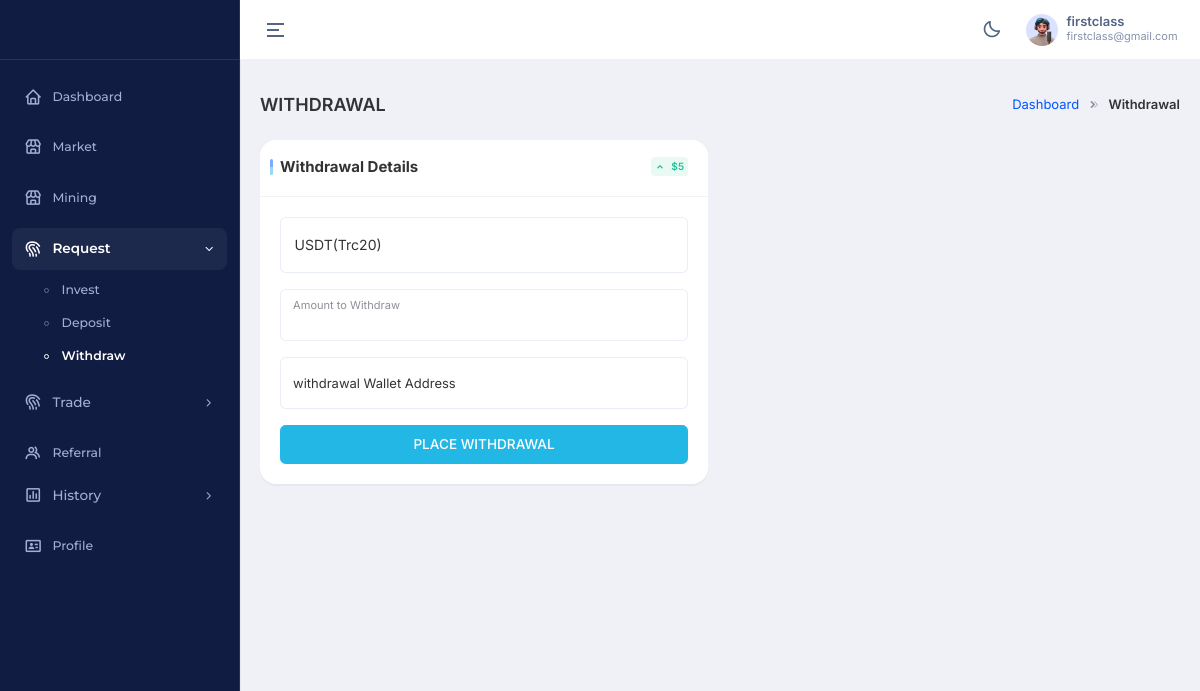
The page /app/withTwo.php (signed in) on the database as committed earlier.
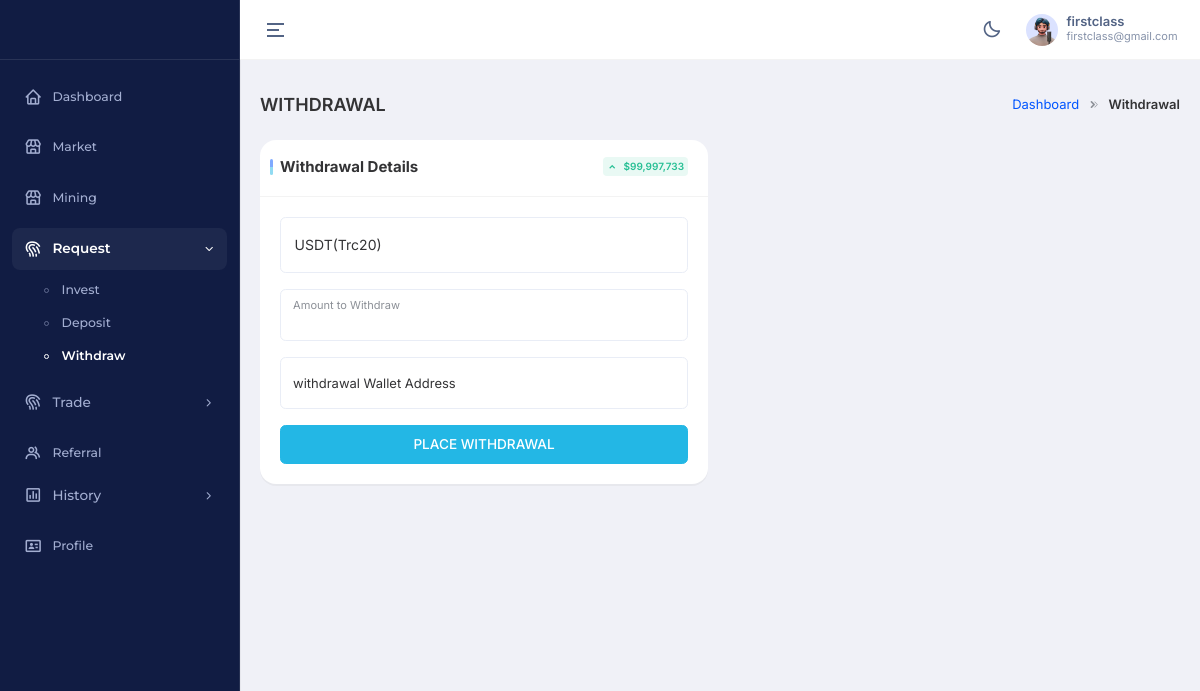
The same page on the database as committed later.
### tables this page shows
CREATE TABLE `users` (
  `id` int(11) NOT NULL,
  `user` varchar(100) NOT NULL,
  `name` varchar(100) NOT NULL,
  `email` varchar(100) NOT NULL,
  `phone` varchar(100) NOT NULL,
  `profile_image` varchar(300) NOT NULL,
  `password` varchar(100) NOT NULL,
  `country` varchar(100) NOT NULL,
  `wallet` varchar(100) NOT NULL,
  `ref_wallet` varchar(100) NOT NULL,
  `gain_wallet` varchar(100) NOT NULL,
  `total_deposit` float NOT NULL,
  `total_withdrawal` float NOT NULL,
  `trading_commission` int(11) NOT NULL,
  `pending_investment` int(11) NOT NULL,
  `referral_balance` int(11) NOT NULL,
  `referral` int(11) NOT NULL,
  `account_warning` enum('no','yes') NOT NULL,
  `restriction` enum('no','yes') NOT NULL,
  `promo_won` varchar(100) NOT NULL,
  `ref_id` varchar(100) NOT NULL,
  `referree` varchar(100) NOT NULL,
  `date_registered` varchar(100) NOT NULL,
  `paid_ref` varchar(11) NOT NULL,
  `dn_with` int(11) NOT NULL,
  `status` varchar(11) NOT NULL,
  `kycstatus` enum('null','pending','declined','approved') NOT NULL,
  `copy_balance` varchar(255) NOT NULL DEFAULT '0',
  `copy_expert` int(11) NOT NULL,
  `btc` varchar(255) NOT NULL DEFAULT '0',
  `gold` varchar(255) NOT NULL DEFAULT '0'
);

### app/controllers/userDetails.php (called while the page is built)
<?php
    $id =  $_SESSION['id'];
    $fetchUser = mysqli_query($connection, "SELECT * FROM `users` WHERE `id` = '$id'");
    $userDetails = mysqli_fetch_assoc($fetchUser);
?>

### app/withTwo.php (the view, shortened to what the changed rows need)
<?php
include('../server/connection.php');
include('controllers/userDetails.php');
?>
<!DOCTYPE html>
<html lang="en" dir="ltr" data-nav-layout="vertical" data-theme-mode="light" data-header-styles="light" data-menu-styles="dark" data-toggled="close">
<head>
    <link id="style" href="./assets/libs/bootstrap/css/bootstrap.min.css" rel="stylesheet" />
    <link href="./assets/css/styles.min.css" rel="stylesheet" />
    <link href="./assets/css/icons.css" rel="stylesheet" />
    <link href="./assets/libs/node-waves/waves.min.css" rel="stylesheet" />
    <link href="./assets/libs/simplebar/simplebar.min.css" rel="stylesheet" />
    <link rel="stylesheet" href="./assets/libs/flatpickr/flatpickr.min.css" />
    <link rel="stylesheet" href="./assets/libs/@simonwep/pickr/themes/nano.min.css" />
    <link rel="stylesheet" href="./assets/libs/choices.js/public/assets/styles/choices.min.css" />
</head>
<body>
    <div class="page">
        <?php include('./includes/header.php') ?>
        <div class="main-content app-content">
            <div class="container-fluid">
                <div class="d-md-flex d-block align-items-center justify-content-between my-4 page-header-breadcrumb">
                    <h1 class="page-title fw-semibold fs-18 mb-0">WITHDRAWAL</h1>
                </div>
                <div class="row">
                    <div class="col-xl-6">
                        <div class="card custom-card">
                            <div class="card-header justify-content-between">
                                <div>
                                    <div class="mb-1">
                                        <span class="fs-10 badge bg-success-transparent text-success p-1 ms-2">
                                            <i class="ri-arrow-up-s-line align-middle me-1"></i>
                                            $<?php echo number_format($userDetails['wallet']) ?>
                                        </span>
                                    </div>
                                </div>
                            </div>
                        </div>
                    </div>
                </div>
            </div>
        </div>
    </div>
</body>
</html>

### app/includes/header.php (shortened to what the changed rows need)
<header class="app-header">
    <div class="main-header-container container-fluid">
        <div class="header-content-right">
            <div class="header-element">
                <a href="#" class="header-link dropdown-toggle" id="mainHeaderProfile" data-bs-toggle="dropdown" data-bs-auto-close="outside" aria-expanded="false">
                    <div class="d-flex align-items-center">
                        <div class="d-sm-block d-none">
                            <p class="fw-semibold mb-0 lh-1"><?php echo $userDetails['name'] ?></p>
                            <span class="op-7 fw-normal d-block fs-11"><?php echo $userDetails['email'] ?></span>
                        </div>
                    </div>
                </a>
            </div>
        </div>
    </div>
</header>

Rows that differ between the two databases and show on the page:
changed users "firstclass": wallet "5" → "99,997,733"
